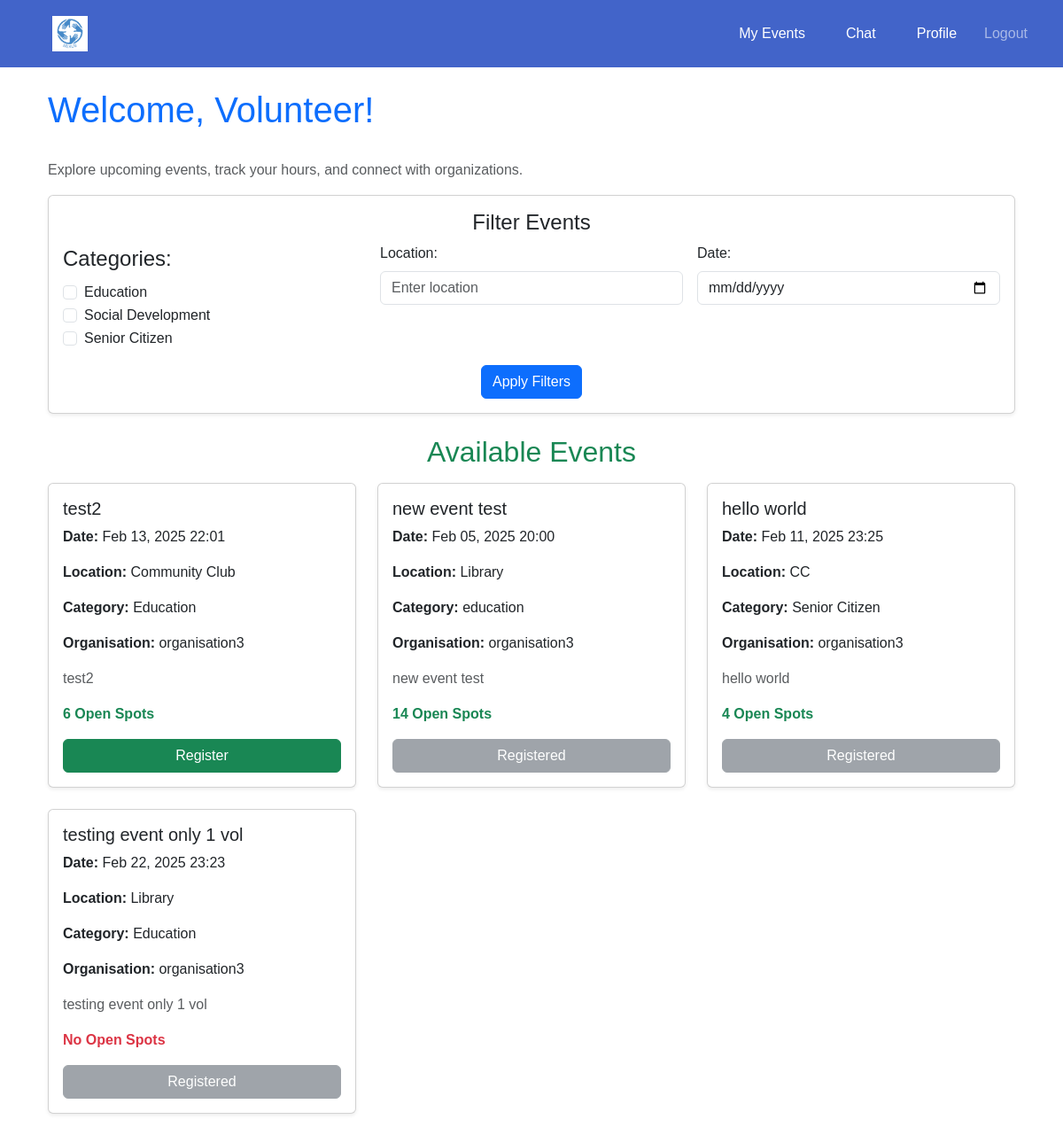
The page /events/dashboard/volunteer/ (signed in) on the database as committed earlier.
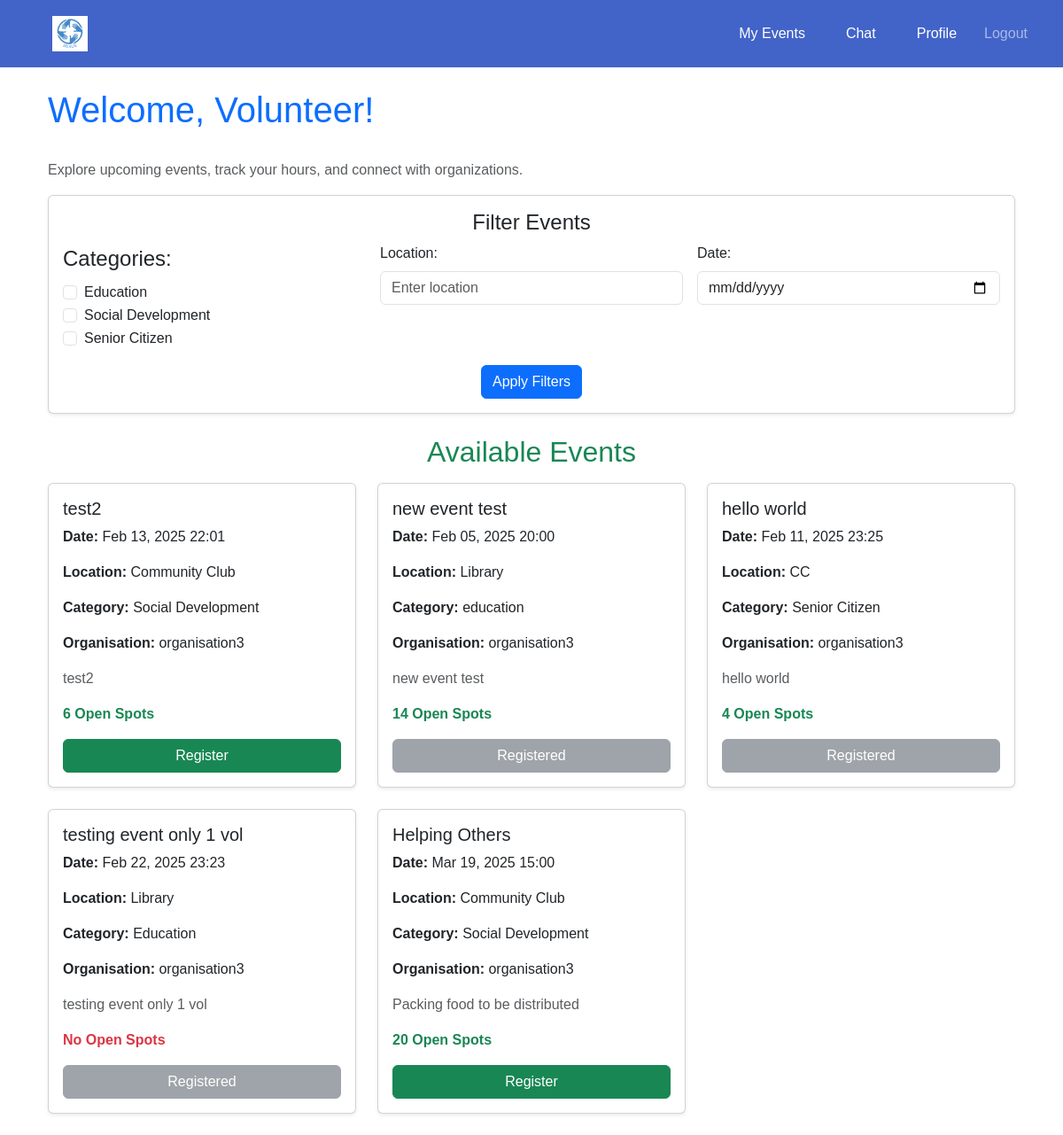
The same page on the database as committed later.
### events/models.py (models this page shows, shortened)
class Event(models.Model):
    CATEGORY_CHOICES = [
        ('Education', 'Education'),
        ('Social Development', 'Social Development'),
        ('Senior Citizen', 'Senior Citizen'),
    ]
    organisation = models.ForeignKey(settings.AUTH_USER_MODEL, on_delete=models.CASCADE)
    name = models.CharField(max_length=255)
    description = models.TextField()
    date = models.DateTimeField()
    location = models.CharField(max_length=255)
    volunteers_needed = models.PositiveIntegerField()
    roles_responsibilities = models.TextField()
    category = models.CharField(max_length=50, choices=CATEGORY_CHOICES, blank=False, default='Education')

### accounts/models.py (models this page shows, shortened)
class CustomUser(AbstractUser):
    USER_TYPE_CHOICES = [
        ('volunteer', 'Volunteer'),
        ('organisation', 'Organisation'),
    ]
    user_type = models.CharField(max_length=20, choices=USER_TYPE_CHOICES)
    contact_number = models.CharField(max_length=10, blank= True, null=True)
    full_name = models.CharField(max_length=255, blank=True, null=True)
    personnel_name = models.CharField(max_length=255, blank=True, null=True)
    profile_picture = models.ImageField(upload_to='profile_pics', blank=True, null=True)

### events/views.py (the view)
# urls.py: path('dashboard/volunteer/', views.volunteer_dashboard, name='volunteer_dashboard'),
@login_required
def volunteer_dashboard(request):
    if request.user.user_type == 'volunteer':
        events = Event.objects.all()
        registered_event_ids = set(
            VolunteerEvent.objects.filter(volunteer=request.user, status='registered')
            .values_list('event_id', flat=True)
        )
        selected_categories = request.GET.getlist('category')
        location = request.GET.get('location', '').strip()
        date = request.GET.get('date', '').strip()
        if selected_categories:
            events = events.filter(category__in=selected_categories)
        if location:
            events = events.filter(location__icontains=location)
        if date:
            events = events.filter(date=date)
        category_choices = dict(Event.CATEGORY_CHOICES)
        categories = list(category_choices.keys())
        for event in events:
            event.volunteer_count = VolunteerEvent.objects.filter(event=event, status='registered').count()
            event.open_spots = max(event.volunteers_needed - event.volunteer_count, 0)
        return render(request, 'events/volunteer_dashboard.html', {
            'events': events,
            'categories': categories,
            'category_labels': category_choices,
            'selected_categories': selected_categories,
            'registered_event_ids': registered_event_ids,
        })
    return redirect('home')

### events/templates/events/volunteer_dashboard.html (shortened to what this page needs)
{% extends 'base.html' %}
{% block content %}
<div class="container mt-4">
    <div class="d-flex justify-content-between align-items-center mb-4">
        <h1 class="text-primary">Welcome, Volunteer!</h1>
    </div>
    <p class="text-muted">Explore upcoming events, track your hours, and connect with organizations.</p>
    <div class="card shadow-sm mb-4">
        <div class="card-body">
            <h4 class="card-title text-center">Filter Events</h4>
            <form method="get">
                <div class="row g-3">
                    <div class="col-md-4">
                        <fieldset>
                            <legend>Categories:</legend>
                            {% for category in categories %}
                                <div class="form-check">
                                    <input class="form-check-input" type="checkbox" name="category" value="{{ category }}"
                                           {% if category in selected_categories %}checked{% endif %}>
                                    <label class="form-check-label">{{ category }}</label>
                                </div>
                            {% endfor %}
                        </fieldset>
                    </div>
                    <div class="col-md-4">
                        <label for="location" class="form-label">Location:</label>
                        <input type="text" class="form-control" name="location" id="location" value="{{ request.GET.location }}" placeholder="Enter location">
                    </div>
                    <div class="col-md-4">
                        <label for="date" class="form-label">Date:</label>
                        <input type="date" class="form-control" name="date" id="date" value="{{ request.GET.date }}">
                    </div>
                </div>
                <div class="text-center mt-3">
                    <button type="submit" class="btn btn-primary"> Apply Filters</button>
                </div>
            </form>
        </div>
    </div>
    <h2 class="text-center text-success mb-3">Available Events</h2>
    {% if events %}
        <div class="row">
            {% for event in events %}
                <div class="col-md-6 col-lg-4">
                    <div class="card shadow-sm mb-4">
                        <div class="card-body">
                            <h5 class="card-title">{{ event.name }}</h5>
                            <p><strong>Date:</strong> {{ event.date|date:"M d, Y H:i" }}</p>
                            <p><strong>Location:</strong> {{ event.location }}</p>
                            <p><strong>Category:</strong> {{ event.get_category_display }}</p>
                            <p><strong>Organisation:</strong> {{ event.organisation.username }}</p>
                            <p class="text-muted">{{ event.description }}</p>
                            {% if event.open_spots > 0 %}
                                <p class="text-success"><strong>{{ event.open_spots }} Open Spot{{ event.open_spots|pluralize }}</strong></p>
                            {% else %}
                                <p class="text-danger"><strong>No Open Spots</strong></p>
                            {% endif %}
                            <div class="d-grid">
                                {% if event.id in registered_event_ids %}
                                    <button class="btn btn-secondary w-100" disabled>
                                         Registered
                                    </button>
                                {% elif event.open_spots > 0 %}
                                    <form action="{% url 'events:register_for_event' event.id %}" method="post">
                                        <button type="submit" class="btn btn-success w-100">
                                             Register
                                        </button>
                                    </form>
                                {% endif %}
                            </div>
                        </div>
                    </div>
                </div>
            {% endfor %}
        </div>
    {% else %}
        <div class="alert alert-info text-center">
            <p>No events found matching your criteria.</p>
        </div>
    {% endif %}
</div>
{% endblock %}

### templates/base.html (shortened to what this page needs)
{% load static %}
<!DOCTYPE html>
<html lang="en">
<head>
    <link rel="stylesheet" href="https://cdn.jsdelivr.net/npm/bootstrap@5.3.0/dist/css/bootstrap.min.css">
</head>
<body>
<nav class="navbar navbar-expand-lg navbar-dark">
    <div class="container-fluid">
        <a class="navbar-brand" href="{% if request.user.user_type == 'organisation' %}{% url 'events:organisation_dashboard' %}{% else %}{% url 'events:volunteer_dashboard' %}{% endif %}">
            <img src="{% static 'images/Nexus_logo.png' %}" alt="Logo" height="40">
        </a>
        <div class="collapse navbar-collapse" id="navbarNav">
            <ul class="navbar-nav ms-auto">
                <li class="nav-item">
                    <a class="nav-link" href="{% if request.user.user_type == 'organisation' %}{% url 'events:organisation_events' %}{% else %}{% url 'events:volunteer_events' %}{% endif %}">My Events</a>
                </li>
                <li class="nav-item">
                    <a class="nav-link" href="{% url 'chat:chat_home' %}">Chat</a>
                </li>
                {% if request.user.is_authenticated %}
                    <li class="nav-item">
                        <a class="nav-link" href="{% url 'accounts:profile' %}">Profile</a>
                    </li>
                    <li class="nav-item">
                        <form action="{% url 'accounts:logout' %}" method="post" class="d-inline">
                            <button type="submit" class="btn btn-link nav-link">Logout</button>
                        </form>
                    </li>
                {% endif %}
            </ul>
        </div>
    </div>
</nav>
<div class="container mt-4">
    {% block content %}
    {% endblock %}
</div>
</body>
</html>

### templates/base.html (style rules this page uses)
body { margin: 0; font-family: Arial, sans-serif; }
.navbar { display: flex; justify-content: space-between; align-items: center; background-color: #4264c9; padding: 10px 20px; }
.navbar img { height: 40px; cursor: pointer; }
.navbar a { color: rgb(255, 255, 255); text-decoration: none; margin: 0 15px; padding: 8px 12px; border-radius: 5px; }

Rows that differ between the two databases and show on the page:
changed Event "test2": category "Education" → "Social Development"
added Event: name "Helping Others", date "Mar 19, 2025 15:00", location "Community Club", category "Social Development", organisation.username "organisation3", description "Packing food to be distributed", open_spots "20", shows "Register"
